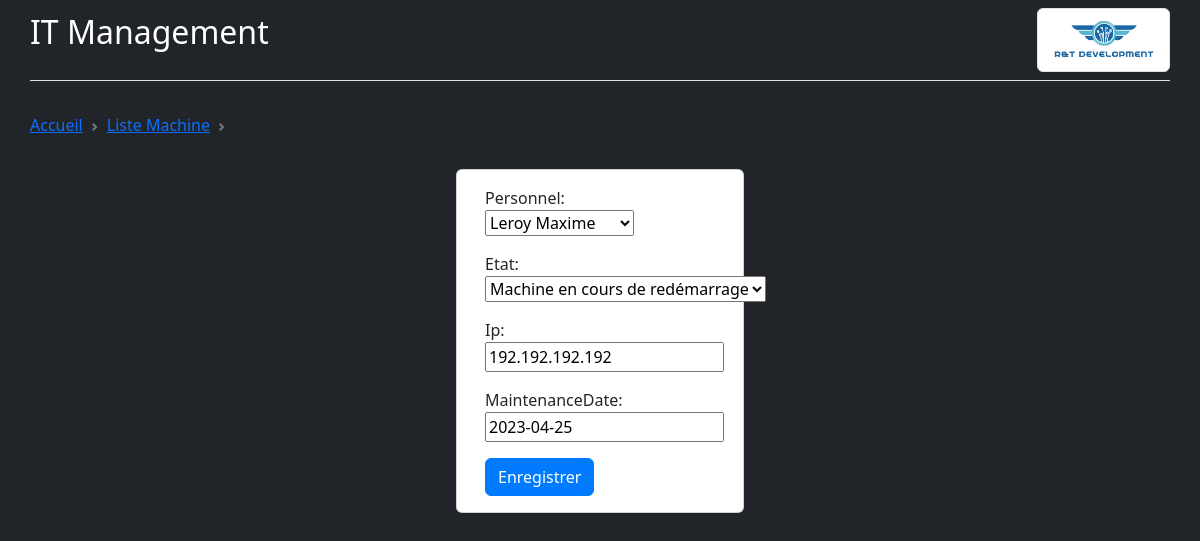
Page /project/edit_machine/30 (signed in) on the earlier database version.
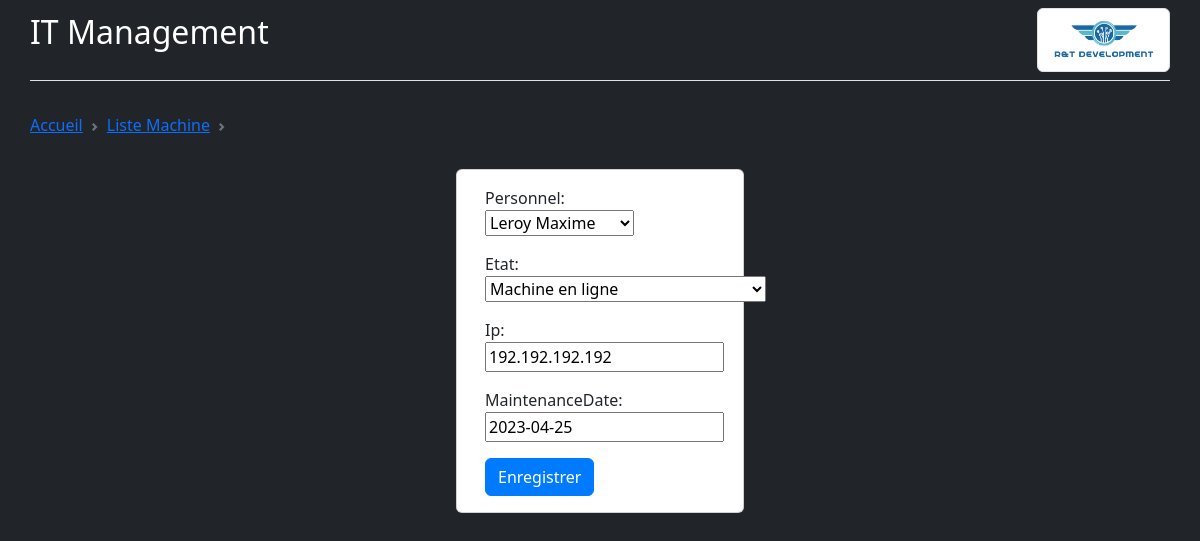
Same page on the later database version.
### project/models.py (models this page shows)
class Machine(models.Model):
    TYPE = (
       ('PC', ('PC - Utilise Windows')),
       ('Mac', ('Mac - Utilise MacOS')),
       ('Serveur', ('Serveur - Héberge des services (web, ftp)')),
       ('Switch', ('Switch - Permet la connexion et la gestion des serveurs')),
   )
    ETAT = (
        ('en ligne', ('Machine en ligne')),
        ('hors ligne', ('Machine hors ligne')),
        ('maintenance', ('Machine en cours de redémarrage')),
    )
    id = models.AutoField(primary_key=True, editable=False)
    nom = models.CharField(max_length=40)
    maintenanceDate = models.DateField(default=date.today)
    mach = models.CharField(max_length=32, choices=TYPE, default='PC')
    personnel = models.ForeignKey(Personnel, on_delete=models.SET_DEFAULT, default=1)
    etat = models.CharField(max_length=16, choices=ETAT, default='en ligne')
    ip = models.GenericIPAddressField(default='0.0.0.0')

### project/views.py (the view)
# urls.py: path('edit_machine/<pk>',
@user_passes_test(specific_user_check)
def edit_machine(request, pk):
    machine = get_object_or_404(Machine, id=pk)
    if request.method == 'POST':
        form = MachineForm(request.POST, instance=machine)
        if form.is_valid():
            form.save()
            return redirect('liste_machine')
    else:
        form = MachineForm(instance=machine)
    return render(request, 'edit_machine.html', {'form': form})

### project/forms.py
class MachineForm(forms.ModelForm):
    class Meta:
        model = Machine
        fields = ['personnel', 'etat', 'ip', 'maintenanceDate']

### project/models.py (called while the page is built)
    def __str__(self):
        return f"{self.nom} {self.prenom}"

### project/views.py (called while the page is built)
def specific_user_check(user):
    return user.username == 'admin'

### project/templates/edit_machine.html (shortened to what this page needs)
{% extends "supprimer_machine.html" %}
{% block content %}
<div class="card container" style="width: 18rem;">
    <div class="card-body">
        <form method="post">
            {{ form.as_p }}
            <button class="btn btn-primary" type="submit">Enregistrer</button>
        </form>
    </div>
</div>
{% endblock %}

Differences in the rows shown:
changed Machine "Leroy Maxime": etat "Machine en cours de redémarrage" → "Machine en ligne"
